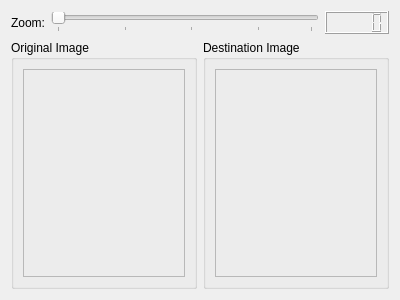
<?xml version="1.0" encoding="UTF-8"?>
<ui version="4.0">
 <class>ImagePreview</class>
 <widget class="QWidget" name="ImagePreview">
  <property name="geometry">
   <rect>
    <x>0</x>
    <y>0</y>
    <width>400</width>
    <height>300</height>
   </rect>
  </property>
  <layout class="QGridLayout" name="gridLayout">
   <item row="0" column="0" colspan="2">
    <layout class="QHBoxLayout" name="horizontalLayout">
     <item>
      <widget class="QLabel" name="label">
       <property name="text">
        <string>Zoom:</string>
       </property>
       <property name="alignment">
        <set>Qt::AlignRight|Qt::AlignTrailing|Qt::AlignVCenter</set>
       </property>
      </widget>
     </item>
     <item>
      <widget class="QSlider" name="m_zoomSlider">
       <property name="minimum">
        <number>1</number>
       </property>
       <property name="maximum">
        <number>20</number>
       </property>
       <property name="pageStep">
        <number>1</number>
       </property>
       <property name="tracking">
        <bool>false</bool>
       </property>
       <property name="orientation">
        <enum>Qt::Horizontal</enum>
       </property>
       <property name="tickPosition">
        <enum>QSlider::TicksBelow</enum>
       </property>
       <property name="tickInterval">
        <number>5</number>
       </property>
      </widget>
     </item>
     <item>
      <widget class="QLCDNumber" name="m_zoomLcd"/>
     </item>
    </layout>
   </item>
   <item row="1" column="0">
    <widget class="QGroupBox" name="groupBox">
     <property name="sizePolicy">
      <sizepolicy hsizetype="Preferred" vsizetype="Expanding">
       <horstretch>0</horstretch>
       <verstretch>0</verstretch>
      </sizepolicy>
     </property>
     <property name="title">
      <string>Original Image</string>
     </property>
     <layout class="QVBoxLayout" name="verticalLayout_2">
      <item>
       <widget class="KIPIBatchProcessImagesPlugin::PixmapView" name="m_origView">
        <property name="whatsThis">
         <string>This is the original image preview. You can use the mouse wheel to change the zoom factor. Click in and use the mouse to move the image.</string>
        </property>
        <property name="frameShape">
         <enum>QFrame::StyledPanel</enum>
        </property>
        <property name="frameShadow">
         <enum>QFrame::Raised</enum>
        </property>
       </widget>
      </item>
     </layout>
    </widget>
   </item>
   <item row="1" column="1">
    <widget class="QGroupBox" name="groupBox_2">
     <property name="sizePolicy">
      <sizepolicy hsizetype="Preferred" vsizetype="Expanding">
       <horstretch>0</horstretch>
       <verstretch>0</verstretch>
      </sizepolicy>
     </property>
     <property name="title">
      <string>Destination Image</string>
     </property>
     <layout class="QVBoxLayout" name="verticalLayout">
      <item>
       <widget class="KIPIBatchProcessImagesPlugin::PixmapView" name="m_destView">
        <property name="whatsThis">
         <string>This is the destination image preview. You can use the mouse wheel to change the zoom factor. Click in and use the mouse to move the image.</string>
        </property>
        <property name="frameShape">
         <enum>QFrame::StyledPanel</enum>
        </property>
        <property name="frameShadow">
         <enum>QFrame::Raised</enum>
        </property>
       </widget>
      </item>
     </layout>
    </widget>
   </item>
  </layout>
 </widget>
 <customwidgets>
  <customwidget>
   <class>KIPIBatchProcessImagesPlugin::PixmapView</class>
   <extends>QFrame</extends>
   <header>pixmapview.h</header>
   <container>1</container>
  </customwidget>
 </customwidgets>
 <resources/>
 <connections/>
</ui>
